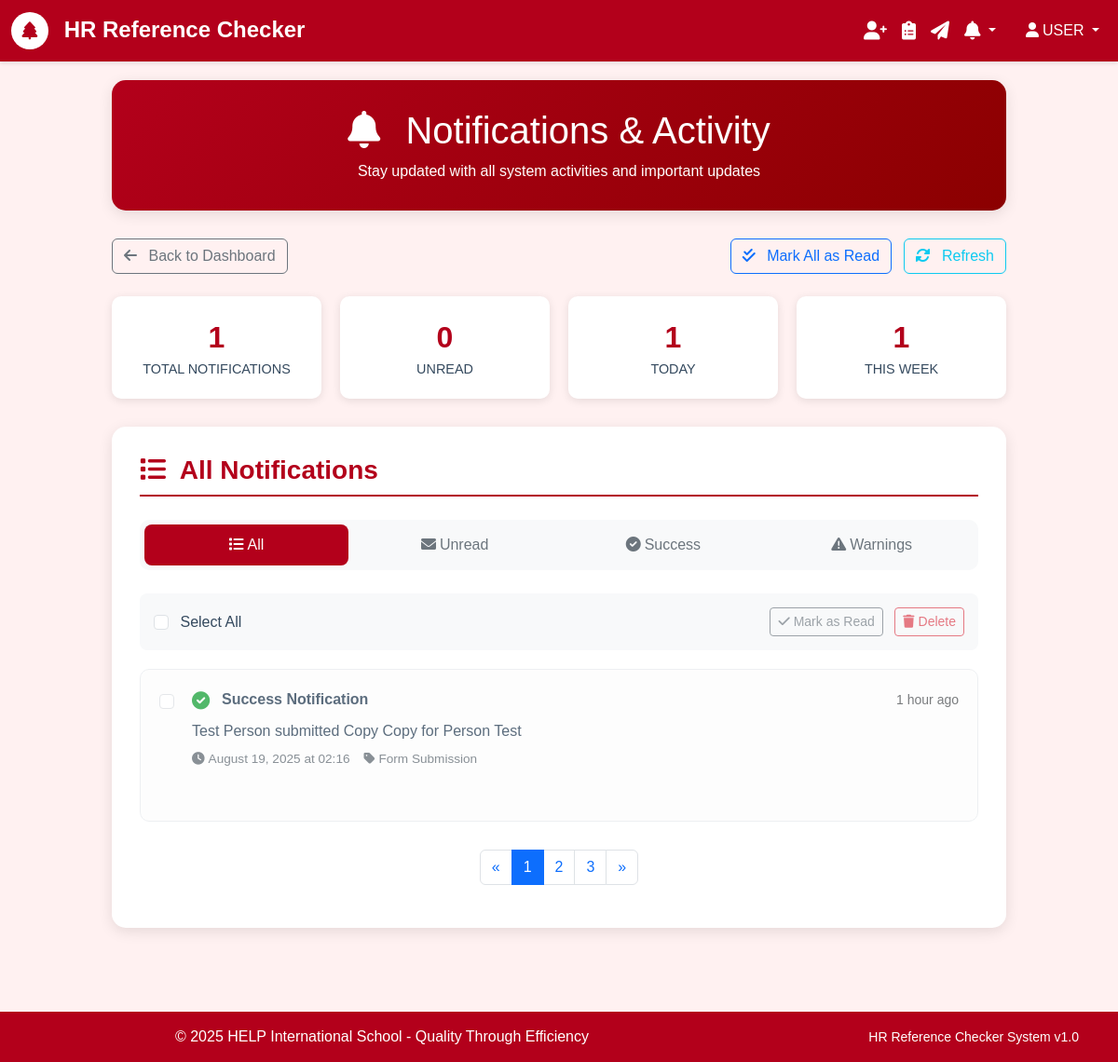
The app's page /notifications/ (signed in) with its own data.
### authentication/models.py (models this page shows, shortened)
class User(AbstractUser):
    email = models.EmailField(unique=True)
    is_active = models.BooleanField(default=True)
    created_at = models.DateTimeField(auto_now_add=True)
    USERNAME_FIELD = 'email'
    REQUIRED_FIELDS = ['username']
    class Meta:
        db_table = 'auth_user'
        verbose_name = 'User'
        verbose_name_plural = 'Users'

### core/models.py (models this page shows, shortened)
class Notification(models.Model):
    user = models.ForeignKey(settings.AUTH_USER_MODEL, on_delete=models.CASCADE, related_name='notifications')
    title = models.CharField(max_length=200)
    message = models.TextField()
    notification_type = models.CharField(max_length=20, choices=NotificationType.choices, default=NotificationType.INFO)
    icon = models.CharField(max_length=50, default='fas fa-info-circle')
    is_read = models.BooleanField(default=False)
    is_dismissed = models.BooleanField(default=False)
    content_type = models.ForeignKey('contenttypes.ContentType', on_delete=models.CASCADE, null=True, blank=True)
    object_id = models.PositiveIntegerField(null=True, blank=True)
    created_at = models.DateTimeField(auto_now_add=True)
    read_at = models.DateTimeField(null=True, blank=True)
    class Meta:
        ordering = ['-created_at']
        indexes = [
            models.Index(fields=['user', 'is_read', 'is_dismissed']),
            models.Index(fields=['created_at']),
        ]
    @classmethod
    def get_unread_count(cls, user):
        return cls.objects.filter(user=user, is_read=False, is_dismissed=False).count()
    @classmethod
    def get_recent_notifications(cls, user, limit=10):
        return cls.objects.filter(user=user, is_dismissed=False).order_by('-created_at')[:limit]

### core/views.py (the view)
# urls.py: path('notifications/', views.NotificationsView.as_view(), name='notifications'),
class NotificationsView(LoginRequiredMixin, TemplateView):
    template_name = 'core/notifications.html'
    def get_context_data(self, **kwargs):
        context = super().get_context_data(**kwargs)
        try:
            from core.models import Notification
            all_notifications = Notification.objects.filter(
                user=self.request.user,
                is_dismissed=False
            ).order_by('-created_at')
            today = timezone.now().date()
            week_ago = timezone.now() - timedelta(days=7)
            total_notifications = all_notifications.count()
            unread_notifications = all_notifications.filter(is_read=False).count()
            todays_notifications = all_notifications.filter(created_at__date=today).count()
            this_weeks_notifications = all_notifications.filter(created_at__gte=week_ago).count()
            formatted_notifications = []
            for notification in all_notifications:
                formatted_notifications.append({
                    'id': notification.id,
                    'type': notification.notification_type,
                    'icon': notification.icon,
                    'message': notification.message,
                    'time': notification.created_at,
                    'is_new': not notification.is_read,
                    'title': notification.title,
                })
            context.update({
                'notifications': formatted_notifications,
                'total_notifications': total_notifications,
                'unread_notifications': unread_notifications,
                'todays_notifications': todays_notifications,
                'this_weeks_notifications': this_weeks_notifications,
            })
        except ImportError:
            context.update({
                'notifications': [],
                'total_notifications': 0,
                'unread_notifications': 0,
                'todays_notifications': 0,
                'this_weeks_notifications': 0,
            })
        return context

### templates/core/notifications.html (shortened to what this page needs)
{% extends 'base.html' %}
{% block content %}
<div class="notifications-container">
    <div class="notifications-header">
        <h1>
            <i class="fas fa-bell me-3"></i>
            Notifications & Activity
        </h1>
        <p class="mb-0 mt-2">Stay updated with all system activities and important updates</p>
    </div>
    <div class="d-flex justify-content-between align-items-center mb-4">
        <div>
            <a href="{% url 'core:dashboard' %}" class="btn btn-outline-secondary">
                <i class="fas fa-arrow-left me-2"></i>
                Back to Dashboard
            </a>
        </div>
        <div>
            <button class="btn btn-outline-primary me-2" onclick="markAllAsRead()">
                <i class="fas fa-check-double me-2"></i>
                Mark All as Read
            </button>
            <button class="btn btn-outline-info" onclick="refreshNotifications()">
                <i class="fas fa-sync-alt me-2"></i>
                Refresh
            </button>
        </div>
    </div>
    <div class="notifications-stats">
        <div class="stat-card">
            <div class="stat-number">{{ total_notifications|default:0 }}</div>
            <div class="stat-label">Total Notifications</div>
        </div>
        <div class="stat-card">
            <div class="stat-number">{{ unread_notifications|default:0 }}</div>
            <div class="stat-label">Unread</div>
        </div>
        <div class="stat-card">
            <div class="stat-number">{{ todays_notifications|default:0 }}</div>
            <div class="stat-label">Today</div>
        </div>
        <div class="stat-card">
            <div class="stat-number">{{ this_weeks_notifications|default:0 }}</div>
            <div class="stat-label">This Week</div>
        </div>
    </div>
    <div class="notifications-section">
        <h3 class="section-title">
            <i class="fas fa-list me-2"></i>
            All Notifications
        </h3>
        <div class="filter-tabs">
            <button class="filter-tab active" onclick="filterNotifications('all')">
                <i class="fas fa-list me-1"></i>All
            </button>
            <button class="filter-tab" onclick="filterNotifications('unread')">
                <i class="fas fa-envelope me-1"></i>Unread
            </button>
            <button class="filter-tab" onclick="filterNotifications('success')">
                <i class="fas fa-check-circle me-1"></i>Success
            </button>
            <button class="filter-tab" onclick="filterNotifications('warning')">
                <i class="fas fa-exclamation-triangle me-1"></i>Warnings
            </button>
        </div>
        <div class="bulk-actions">
            <div>
                <input type="checkbox" id="selectAll" class="form-check-input me-2" onchange="toggleSelectAll()">
                <label for="selectAll" class="form-check-label">Select All</label>
            </div>
            <div>
                <button class="btn btn-sm btn-outline-secondary me-2" onclick="markSelectedAsRead()" disabled id="markReadBtn">
                    <i class="fas fa-check me-1"></i>Mark as Read
                </button>
                <button class="btn btn-sm btn-outline-danger" onclick="deleteSelected()" disabled id="deleteBtn">
                    <i class="fas fa-trash me-1"></i>Delete
                </button>
            </div>
        </div>
        {% if notifications %}
            <div id="notificationsList">
                {% for notification in notifications %}
                    <div class="notification-item {% if notification.is_new %}unread{% else %}read{% endif %}"
                         data-type="{{ notification.type }}"
                         data-id="{{ forloop.counter }}">
                        <div class="notification-header">
                            <div class="d-flex align-items-center">
                                <input type="checkbox" class="form-check-input notification-checkbox me-3"
                                       onchange="updateBulkActions()">
                                <i class="{{ notification.icon }} notification-icon notification-type-{{ notification.type }}"></i>
                                <strong>{{ notification.type|title }} Notification</strong>
                            </div>
                            <div class="d-flex align-items-center">
                                <small class="text-muted">{{ notification.time|timesince }} ago</small>
                            </div>
                        </div>
                        <div class="notification-content">
                            <div class="notification-message">
                                {{ notification.message }}
                            </div>
                            <div class="notification-meta">
                                <span><i class="fas fa-clock me-1"></i>{{ notification.time|date:"F d, Y \a\\t H:i" }}</span>
                                {% if notification.type == 'success' %}
                                    <span><i class="fas fa-tag me-1"></i>Form Submission</span>
                                {% elif notification.type == 'warning' %}
                                    <span><i class="fas fa-tag me-1"></i>Overdue Form</span>
                                {% endif %}
                            </div>
                        </div>
                    </div>
                {% endfor %}
            </div>
            <div class="pagination-container">
                <nav aria-label="Notifications pagination">
                    <ul class="pagination">
                        <li class="page-item">
                            <a class="page-link" href="#" aria-label="Previous">
                                <span aria-hidden="true">&laquo;</span>
                            </a>
                        </li>
                        <li class="page-item active"><a class="page-link" href="#">1</a></li>
                        <li class="page-item"><a class="page-link" href="#">2</a></li>
                        <li class="page-item"><a class="page-link" href="#">3</a></li>
                        <li class="page-item">
                            <a class="page-link" href="#" aria-label="Next">
                                <span aria-hidden="true">&raquo;</span>
                            </a>
                        </li>
                    </ul>
                </nav>
            </div>
        {% endif %}
    </div>
</div>
{% endblock %}

### templates/base.html (shortened to what this page needs)
<!DOCTYPE html>
<html lang="en">
<head>
    <link href="https://cdn.jsdelivr.net/npm/bootstrap@5.3.0/dist/css/bootstrap.min.css" rel="stylesheet">
    <link href="https://cdnjs.cloudflare.com/ajax/libs/font-awesome/6.0.0/css/all.min.css" rel="stylesheet">
</head>
<body>
    <nav class="navbar navbar-expand-lg navbar-dark">
        <div class="container-fluid">
            <a class="navbar-brand" href="{% url 'core:home' %}">
                <span class="help-logo">
                    <i class="fas fa-tree"></i>
                </span>
                HR Reference Checker
            </a>
            <div class="collapse navbar-collapse" id="navbarNav">
                {% if user.is_authenticated %}
                    <ul class="navbar-nav me-3">
                        <li class="nav-item">
                            <a class="nav-link" href="{% url 'referees:list' %}" title="Manage Referees">
                                <i class="fas fa-user-plus fa-lg"></i>
                            </a>
                        </li>
                        <li class="nav-item">
                            <a class="nav-link" href="{% url 'form_templates:list' %}" title="Manage Templates">
                                <i class="fas fa-clipboard-list fa-lg"></i>
                            </a>
                        </li>
                        <li class="nav-item">
                            <a class="nav-link" href="{% url 'forms:list' %}" title="Assign Forms">
                                <i class="fas fa-paper-plane fa-lg"></i>
                            </a>
                        </li>
                        <li class="nav-item dropdown">
                            <a class="nav-link dropdown-toggle position-relative" href="#" title="Notifications" role="button" data-bs-toggle="dropdown" id="notificationDropdown">
                                <i class="fas fa-bell fa-lg"></i>
                            </a>
                        </li>
                    </ul>
                {% endif %}
                <ul class="navbar-nav">
                    {% if user.is_authenticated %}
                        <li class="nav-item dropdown">
                            <a class="nav-link dropdown-toggle" href="#" id="navbarDropdown" role="button" data-bs-toggle="dropdown">
                                <i class="fas fa-user me-1"></i>{{ user.first_name|upper|default:"USER" }}
                            </a>
                        </li>
                    {% else %}
                        <li class="nav-item">
                            <a class="nav-link" href="{% url 'authentication:login' %}">
                                <i class="fas fa-sign-in-alt me-1"></i>Login
                            </a>
                        </li>
                    {% endif %}
                </ul>
            </div>
        </div>
    </nav>
    <div class="main-content-area">
        {% block content %}{% endblock %}
    </div>
    <footer class="footer">
        <div class="container">
            <div class="row">
                <div class="col-md-8">
                    <p class="mb-0">&copy; 2025 HELP International School - Quality Through Efficiency</p>
                </div>
                <div class="col-md-4 text-end">
                    <small>HR Reference Checker System v1.0</small>
                </div>
            </div>
        </div>
    </footer>
</body>
</html>

### records on screen
Notification: type "Success", time "1 hour", message "Test Person submitted Copy Copy for Person Test", time "August 19, 2025 at 02:16"

### other values on screen
{{ user.first_name|upper|default:"USER" }} "USER"
{{ total_notifications|default:0 }} "1"
{{ unread_notifications|default:0 }} "0"
{{ todays_notifications|default:0 }} "1"
{{ this_weeks_notifications|default:0 }} "1"
